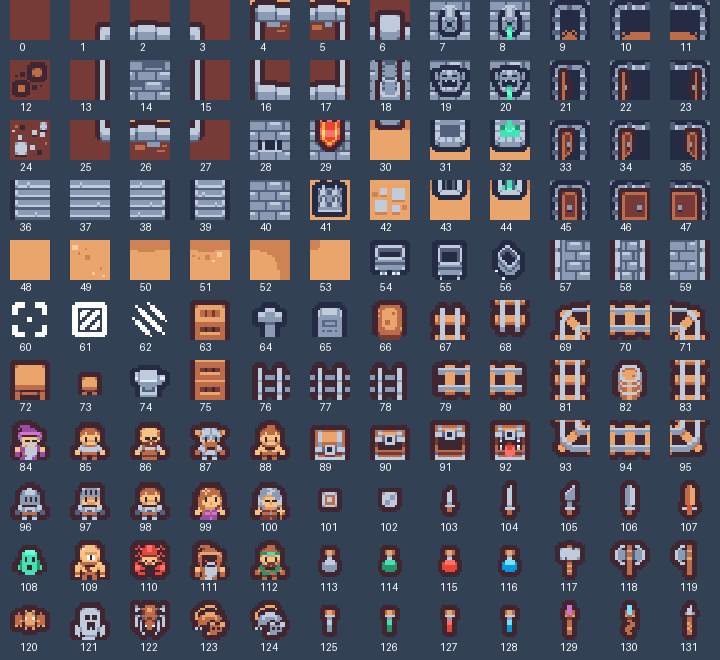

This figure's Python source:
from PIL import Image,ImageDraw
from pathlib import Path
im=Image.new('RGB',(720,660),'#334155');d=ImageDraw.Draw(im)
for i in range(132):
 t=Image.open(f'assets/kenney-dungeon/Tiles/tile_{i:04}.png').convert('RGBA').resize((40,40),Image.Resampling.NEAREST)
 x=(i%12)*60;y=(i//12)*60
 im.paste(t,(x+10,y),t);d.text((x+20,y+41),str(i),fill='white')
im.save('.test-data/contact.png')
